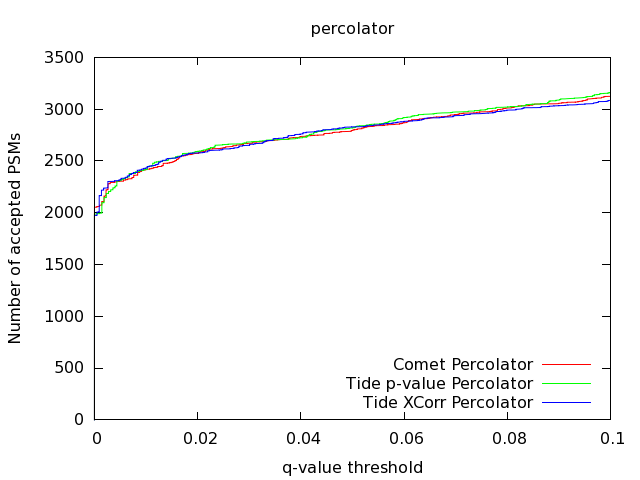

Source code (gnuplot):
set output "/dev/null"
set terminal png
set title "percolator"
set xlabel "q-value threshold"
set ylabel "Number of accepted PSMs"
set xrange [0:0.1]
set key bottom right
plot "comet/comet.percolator.q.txt" using 1:0 title "Comet Percolator" with lines lw 1
replot "tide-p-value/tide-search.percolator.q.txt" using 1:0 title "Tide p-value Percolator" with lines lw 1
replot "tide-xcorr/tide-search.percolator.q.txt" using 1:0 title "Tide XCorr Percolator" with lines lw 1
set output
replot
